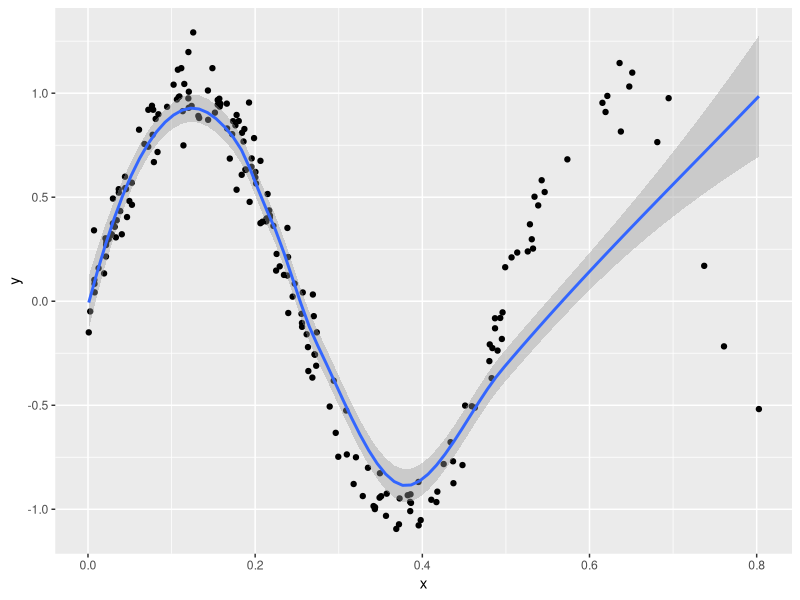
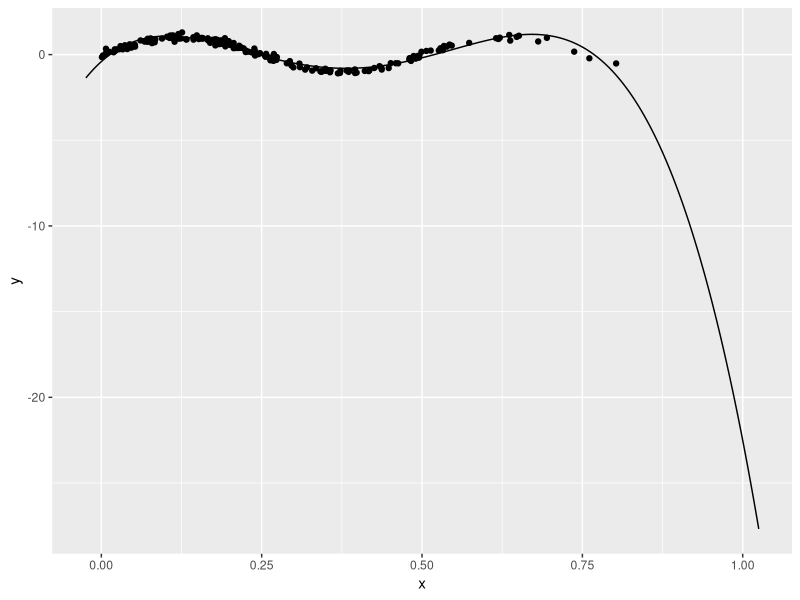

Write the R code that produced these figures, in order.
## ---- chunk 1
library(tidyverse)
library(broom)
library(modelr)
library(GGally)
## ---- chunk 2
sin_wave <- function(x) {
  sin(4 * pi * x)
}
n <- 200 # our number of observations
# randomly generating n beta distribution observations
train1d <- data.frame(
  x = rbeta(n, 1, 3)
) %>% mutate(y = sin_wave(x) + rnorm(n, sd = .1))
# Mutating our df to generate a sin wave using our function with some added,
# normally distributed noise
## ---- chunk 3
#| fig.cap='sin-wave-model',
#| out.height="30%",
#| fig.align="center",
ggplot(train1d, aes(x, y)) +
  geom_point() +
  geom_smooth()
## ---- chunk 4
model_lm <- lm(y ~ poly(x, 5), data = train1d)
train1d_grid <- data_grid(
  train1d,
  x = seq_range(c(x, 1), 500, expand = 0.05)
)
augment(model_lm, newdata = train1d_grid) %>%
  ggplot(aes(x, y)) +
  geom_point(data = train1d) +
  geom_line(aes(y = .fitted))
## ---- chunk 5
ls_loss <- function(x, y, beta) {
  # beta is our coefficient vector
  # We take the matrix of the predictor variables multiplier (matrix) by the
  # coefficinets
  ss_residuals <- sum((y - x %*% beta)^2)
  return(ss_residuals)
}
## ---- chunk 6
ls_gradient <- function(x, y, beta) {
  gradient <- -2 * t(x) %*% (y - x %*% beta)
  return(gradient)
}
## ---- chunk 7
X <- model.matrix(model_lm)
Y <- train1d$y

## ---- chunk 8
b <- c(1, 1, 1, 1, 1, 1)
print("Sum of squared residuals:")
ls_loss(X, Y, b)
print("Coefficients, i,e. our gradients:")
ls_gradient(X, Y, b)
## ---- chunk 9
last_beta <- rnorm(ncol(X))
last_gradient <- ls_gradient(X, Y, last_beta)
next_beta <- last_beta - 0.1 * last_gradient / sqrt(sum(last_gradient^2))
## ---- chunk 10
last_beta <- rnorm(ncol(X))
for (i in 1:10) {
  last_gradient <- ls_gradient(X, Y, last_beta)
  next_beta <- last_beta - 0.1 * last_gradient / sqrt(sum(last_gradient^2))
  last_beta <- next_beta
  print(ls_loss(X, Y, last_beta))
}
## ---- chunk 11
last_b <- rnorm(ncol(X))
last_gradient <- ls_gradient(X, Y, last_b)
current_b <- last_b - 0.01 * last_gradient / sqrt(sum(last_gradient^2))

while (ls_loss(X, Y, last_b) > ls_loss(X, Y, current_b)) {
  next_b <- current_b - 0.01 * last_gradient / sqrt(sum(last_gradient^2))
  last_b <- current_b
  last_gradient <- ls_gradient(X, Y, current_b)
  current_b <- next_b
}

current_b
